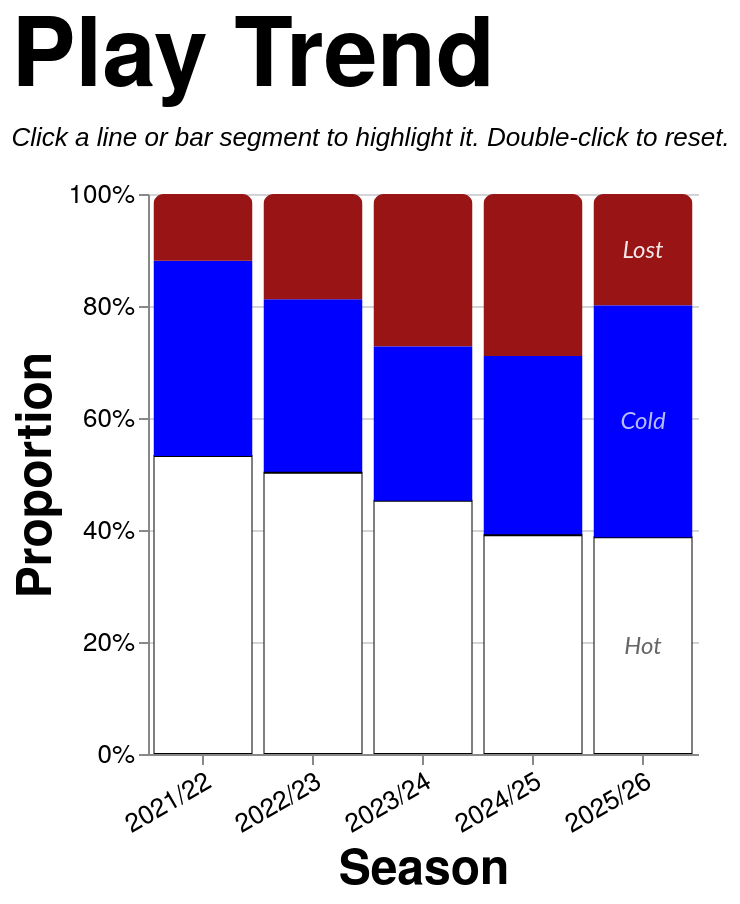

Describe this chart as a Vega-Lite specification.
### Vega-Lite specification from a JSON file in a GitHub repository (floating-point values rounded to 4 significant figures; data arrays with more than 128 entries replaced by an {"elided": "..."} marker saying what was removed)
{"config": {"axis": {"labelFont": "PT Sans Narrow, Helvetica Neue, Helvetica, Arial, sans-serif", "titleFont": "PT Sans Narrow, Helvetica Neue, Helvetica, Arial, sans-serif", "labelFontSize": 13, "titleFontSize": 24, "gridColor": "#202947", "gridOpacity": 0.2, "zindex": 1}, "text": {"font": "Lato, sans-serif"}, "bar": {"cornerRadiusEnd": 5}, "header": {"labelFont": "PT Sans Narrow, Helvetica Neue, Helvetica, Arial, sans-serif", "titleFont": "PT Sans Narrow, Helvetica Neue, Helvetica, Arial, sans-serif", "labelFontSize": 24, "titleFontSize": 28, "labelFontWeight": "bold", "orient": "left"}, "legend": {"labelFont": "PT Sans Narrow, Helvetica Neue, Helvetica, Arial, sans-serif", "titleFont": "PT Sans Narrow, Helvetica Neue, Helvetica, Arial, sans-serif", "labelFontSize": 14, "titleFontSize": 16, "titlePadding": 5, "fillColor": "white", "strokeColor": "black", "padding": 10, "titleFontWeight": "lighter", "titleFontStyle": "italic", "titleColor": "gray", "offset": 10}, "title": {"font": "PT Sans Narrow, Helvetica Neue, Helvetica, Arial, sans-serif", "fontSize": 48, "fontWeight": "bold", "anchor": "start", "align": "center", "titlePadding": 20, "subtitlePadding": 10, "subtitleFontSize": 13, "subtitleColor": "", "subtitleFontStyle": "italic", "offset": 15, "color": "black"}, "axisX": {"labelAngle": 0}, "facet": {"title": null, "header": null, "align": {"row": "each", "column": "each"}, "spacing": 10}, "resolve": {"scale": {"y": "independent", "facet": "independent"}}, "background": "transparent", "scale": {"offsetBandPaddingOuter": 0.2, "offsetBandPaddingInner": 0.1}, "view": {"stroke": null, "background": "transparent"}}, "layer": [{"mark": {"type": "bar", "opacity": 0.85}, "encoding": {"color": {"field": "play", "legend": null, "scale": {"domain": ["Hot", "Cold", "Lost"], "range": ["white", "blue", "#991515"]}, "sort": ["Hot", "Cold", "Lost"], "type": "nominal"}, "opacity": {"condition": {"param": "param_14", "value": 1.0, "empty": true}, "value": 0.2}, "order": {"field": "stack_order", "sort": "ascending", "type": "quantitative"}, "stroke": {"field": "play", "legend": null, "scale": {"domain": ["Hot", "Cold", "Lost"], "range": ["black", "transparent", "transparent"]}, "type": "nominal"}, "tooltip": [{"field": "season", "title": "Season", "type": "nominal"}, {"field": "play", "title": "Play", "type": "nominal"}, {"field": "attempts", "format": ",.0f", "title": "Attempts", "type": "quantitative"}], "x": {"axis": {"labelAngle": -30}, "field": "season", "sort": ["2021/22", "2022/23", "2023/24", "2024/25", "2025/26"], "title": "Season", "type": "nominal"}, "y": {"axis": {"format": "%", "orient": "left"}, "field": "attempts", "stack": "normalize", "title": "Proportion", "type": "quantitative"}}, "name": "view_15", "transform": [{"filter": "(loSquad == 'All' || datum.squad == loSquad) && (loGameType == 'All' || (loGameType == 'League + Cup' && (datum.game_type == 'League' || datum.game_type == 'Cup')) || (loGameType == 'League only' && datum.game_type == 'League') || datum.game_type == loGameType) && (loThrower == 'All' || datum.thrower == loThrower) && (loJumper == 'All' || datum.jumper == loJumper) && (loArea == 'All' || datum.area == loArea) && (loNumbers == 'All' || datum.numbers == loNumbers)"}, {"aggregate": [{"op": "count", "as": "attempts"}, {"op": "sum", "field": "won", "as": "won"}], "groupby": ["season", "play"]}, {"calculate": "datum.play == 'Hot' ? 0 : datum.play == 'Cold' ? 1 : datum.play == 'Lost' ? 2 : 999", "as": "stack_order"}]}, {"mark": {"type": "text", "align": "center", "baseline": "middle", "fontSize": 12, "fontStyle": "italic"}, "encoding": {"color": {"field": "text_label_color", "legend": null, "scale": null, "type": "nominal"}, "opacity": {"condition": {"param": "param_14", "value": 0.9, "empty": true}, "value": 0.3}, "text": {"field": "play", "type": "nominal"}, "x": {"axis": {"labelAngle": -30}, "field": "season", "sort": ["2021/22", "2022/23", "2023/24", "2024/25", "2025/26"], "title": "Season", "type": "nominal"}, "y": {"field": "mid_y", "scale": {"domain": [0, 1]}, "type": "quantitative"}}, "transform": [{"filter": "(loSquad == 'All' || datum.squad == loSquad) && (loGameType == 'All' || (loGameType == 'League + Cup' && (datum.game_type == 'League' || datum.game_type == 'Cup')) || (loGameType == 'League only' && datum.game_type == 'League') || datum.game_type == loGameType) && (loThrower == 'All' || datum.thrower == loThrower) && (loJumper == 'All' || datum.jumper == loJumper) && (loArea == 'All' || datum.area == loArea) && (loNumbers == 'All' || datum.numbers == loNumbers)"}, {"aggregate": [{"op": "count", "as": "attempts"}, {"op": "sum", "field": "won", "as": "won"}], "groupby": ["season", "play"]}, {"calculate": "datum.play == 'Hot' ? 0 : datum.play == 'Cold' ? 1 : datum.play == 'Lost' ? 2 : 999", "as": "stack_order"}, {"joinaggregate": [{"op": "sum", "field": "attempts", "as": "season_total"}], "groupby": ["season"]}, {"calculate": "datum.attempts / datum.season_total", "as": "proportion"}, {"window": [{"op": "sum", "field": "proportion", "as": "cum_prop"}], "frame": [null, 0], "groupby": ["season"], "sort": [{"field": "stack_order", "order": "ascending"}]}, {"calculate": "datum.cum_prop - datum.proportion / 2", "as": "mid_y"}, {"calculate": "datum.play == 'Hot' ? '#555555' : datum.play == 'Cold' ? '#ccd0ff' : datum.play == 'Lost' ? 'white' : 'black'", "as": "text_label_color"}, {"calculate": "toNumber(split(datum.season, '/')[0])", "as": "season_order_num"}, {"window": [{"op": "row_number", "field": "", "as": "season_rank"}], "groupby": ["play"], "sort": [{"field": "season_order_num", "order": "descending"}]}, {"filter": "datum.season_rank == 1"}]}], "data": {"name": "data-6b9778bc6709336b9d08c793896102b2"}, "height": 280, "params": [{"name": "loSquad", "value": "All"}, {"name": "loSeason", "value": "All"}, {"name": "loGameType", "value": "All"}, {"name": "loThrower", "value": "All"}, {"name": "loJumper", "value": "All"}, {"name": "loArea", "value": "All"}, {"name": "loNumbers", "value": "All"}, {"name": "param_14", "select": {"type": "point", "clear": "dblclick", "fields": ["play"], "on": "click"}, "views": ["view_15"]}], "title": {"text": "Play Trend", "subtitle": "Click a line or bar segment to highlight it. Double-click to reset."}, "width": {"step": 55}, "$schema": "https://vega.github.io/schema/vega-lite/v5.20.1.json", "datasets": {"data-6b9778bc6709336b9d08c793896102b2": {"elided": "1291 records"}}}
